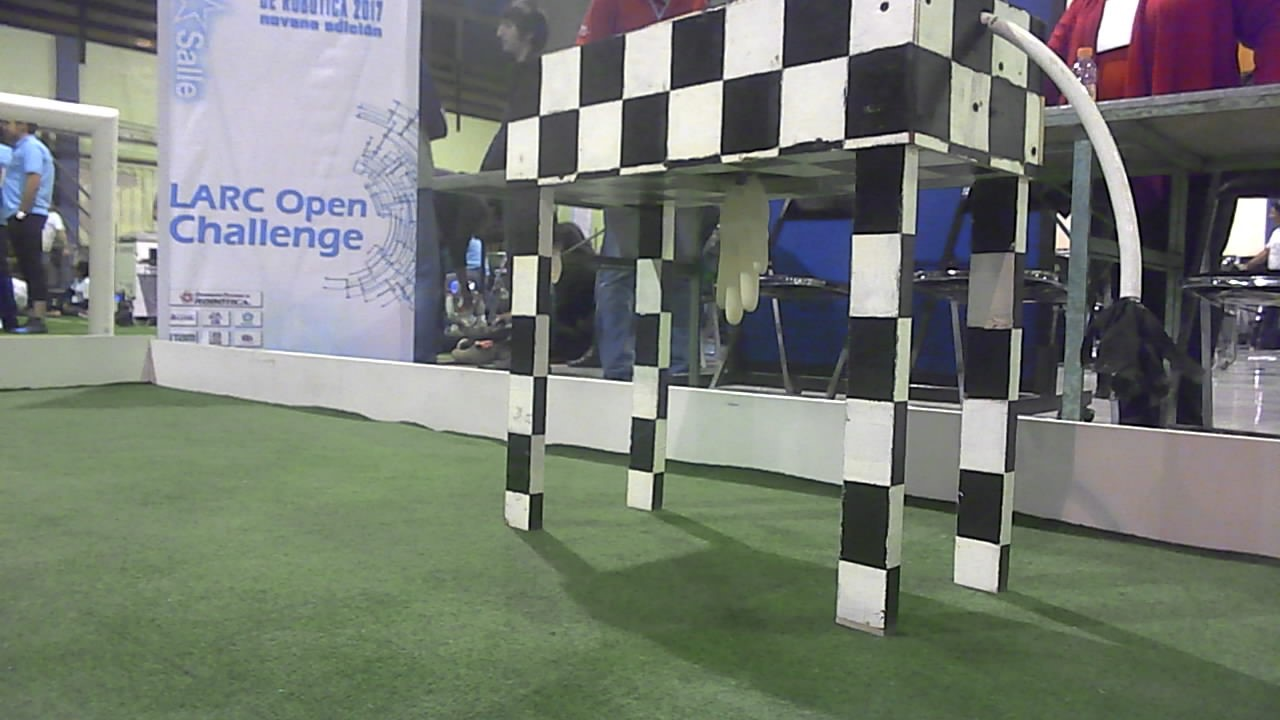
#> input picture Raspberrypi/TestPhotos/1.jpg, 1280 x 720 px
$ python -i Larc_vision_2017.py   (imports and definitions only)   (Python 2 division)
#> lines starting #> are read from the running program, lines starting #| are printed output that depends on the picture; after the words box and inside, x2 and y2 are one past the last pixel; in counts of white or black regions, pixels touching at a corner belong together
#> further down, picture is the input picture: shape (720, 1280, 3); mean B, G, R 115.4, 123.4, 117.6
## This is version 3.0 of LARC 2017 Module of Mexican Team RoBorregos
## which stores functions used by the computer vision squad.
## All rights reserved by Instituo Tecnologico de Monterrey.

## AUTHORS:    Emilio Chavez Madero
##             Alejandro Garza Castro


#############################################
##----------------MAIN LIBS----------------##
#############################################
import cv2
import time
import math
import numpy as np
import random
from copy import deepcopy

#-------------------GLOBAL FOR CALIBRATION-------------------
#Cow square area  #si detecta muchos cuadros
maxSquareArea=1000
minSquareArea=30
#Thresh range for cow squares  #si no detecta suficientes cuadros
minThresh=5
maxThresh=170
steps=5
#Tissue Parameters
eps=35
alpha=20
beta=10


# Simple class to manage individual squares in the image
# ATRIBUTES:
# x = y = w = h = area = level = 0
# topLeftC = topRightC = botLeftC = botRightC = []
class cowSquare:
   ##-----------ATRIBUTES-----------##
   x = y = w = h = area = level = 0
   topLeftC = topRightC = botLeftC = botRightC = []
   ##-------------------------------##

   ##----------METHODS-----------##
   # [10 lines left out: function __init__, not called in this run]
   ##----------------------------##

   ##-----GETs-----##
   def getX(self):
      return self.x
   def getY(self):
      return self.y
   def getW(self):
      return self.w
   def getH(self):
      return self.h
   def getArea(self):
      return self.area
   def getTopLeftC(self):
      return self.topLeftC
   def getTopRightC(self):
      return self.topRightC
   def getBotLeftC(self):
      return self.botLeftC
   def getBotRightC(self):
      return self.botRightC
   def getLevel(self):
      return self.level
   ##--------------##

   ##-----SETs-----##
   def setX(self,xT):
      self.x = xT
   def setY(self,yT):
      self.y = yT
   def setW(self,wT):
      self.w = wT
   def setH(self,hT):
      self.h = hT
   def setArea(self,areaT):
      self.area = areaT
   def setLevel(self,lev):
      self.level = lev
   ##--------------##

   ##-----END of Class 'cowSquare'-----


#############################################
##------------- IMAGE FUNCTIONS------------##
#############################################
# To work over the imageS to get them ready, obatain
# general data and use it in further algorithms

# Does some guassian filtering to remove noise and converts image to gray scale
def clearImage(imgOriginal):

   imGray = cv2.cvtColor(imgOriginal, cv2.COLOR_BGR2GRAY)
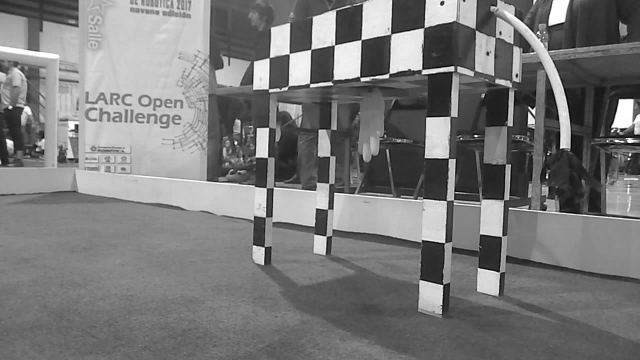
#> imGray: shape (720, 1280) (shown at 1/2 size); min 0, max 255, mean 120.8
   imGray = cv2.GaussianBlur(imGray, (3,3), 2)
   # imGray = cv2.fastNlMeansDenoisingColored(imgOriginal,None,10,10,7,21)

   return imGray

# Binarized the image in respecto to tVal and erodes the image to sepate
# the squares from each other.
# k is kernel size, parameter 'i' is the iterations, both for the erosion
def doThresHold(filteredImage,tVal,k,i):
   _, thres1 = cv2.threshold(filteredImage,tVal,255,cv2.THRESH_BINARY_INV)
   thres1 = cv2.erode(thres1,np.ones((k,k),np.uint8), iterations=i)

   return thres1

# Finds contours in the image and returns them as a numpy list.
# Recieves a simple image as a parameter.
def findContours(img):
   contours, hierarchy = cv2.findContours(img, cv2.RETR_TREE,cv2.CHAIN_APPROX_SIMPLE)
   return contours

# Processes the contours found in order to find squares in the image
# returns a list of objects 'cowsquare' class:
# cowSquare(x,y,w,h,area)
def getGoodSquares(contours,thres,mainC):

   # ----VARIABLES----
   cowSquares = []   # This list is the one that is going to being returned
   # -----------------

   for cnt in contours:
      area = cv2.contourArea(cnt)
      rect = cv2.minAreaRect(cnt)
      w = int(rect[1][0])
      h = int(rect[1][1])
      rect_area = w * h
      final_contours=[]

      # cv2.drawContours(mainC,[cnt],-1,(0,255,0),1)
      # print area
      # cv2.imshow("individual: " ,mainC)

      if(rect_area > 0): # sometimes this value is found
         extent = float(area / rect_area)
         if (extent >= 0.75 and area >= minSquareArea and area <= maxSquareArea):   # tolerance #previos range: 400-8500
            x,y,w,h = cv2.boundingRect(cnt)
            if thres[y + h*0.5,x + w*0.5] == 1.0 and w/h < 3 and h/w < 3:
               tempCowSquare = cowSquare(x,y,w,h,area)    # Create an objet from the 'cowSquare' class
               cowSquares.append(tempCowSquare) # Insert object 'cowSquare' into a list
               cv2.drawContours(mainC,[cnt],-1,(255,0,0),2)
               final_contours.append(cnt)

   return cowSquares,final_contours


# OUT: list of (x,y) coordenates with >= n strongest corners
# [25 lines left out: functions getCorners, cornersMatch, not called in this run]

# Returns distance between two point in the image.
def distance(x1,y1,x2,y2):
  return math.sqrt(pow(x2 - x1,2) + pow(y2 - y1,2))

def distanceSplit(x1,y1,x2,y2):
  return abs(x1-x2), abs(y1-y2), x1<x2, y1<y2

\


#############################################
##------------ DESSISION MAKING------------##
#############################################

#tissue updates
# [108 lines left out: functions doTissue, makeTissue, not called in this run]

# returns a Tissue compossed by cow squares if found, if not empty list
def isThereACow(mainFrame):
   maxLenT = [] # maximumLenghtTissue
   allSquares = [] # Store in each iteration of the binarization the squares found in the image
   minNumSquares = 4
   # iterate to get max squares from the image
   # best way so far to counter ligh strokes
   filteredFrame = clearImage(mainFrame)
   equalizedFrame = cv2.equalizeHist(filteredFrame)
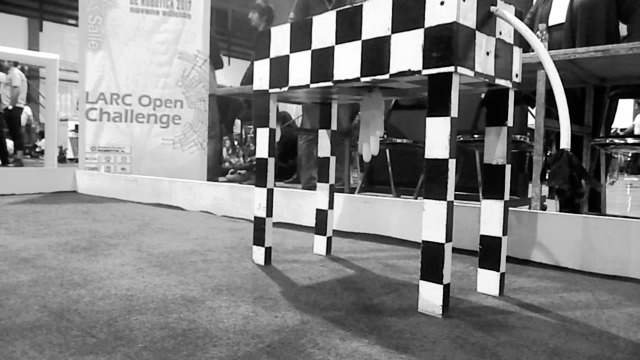
#> equalizedFrame: shape (720, 1280) (shown at 1/2 size); min 0, max 255, mean 128.3
   print "starting bin values"

   for binValueT in range(minThresh,maxThresh,steps):

      cp0 = cp1 = cp2 = deepcopy(equalizedFrame)
      main_copy2=mainFrame.copy()

      thresFrame0 = doThresHold(cp0, binValueT,7,1)
      #cv2.imshow("thres0: ", thresFrame0)
      #cv2.waitKey(150)
      contours0 = findContours(thresFrame0)
      cowRectangles0,_ = getGoodSquares(contours0,thresFrame0,mainFrame)
      findEquals(allSquares,cowRectangles0,15)

      thresFrame1 = doThresHold(cp1, binValueT,3,3) # Thresholds the image and erodes it
      contours1 = findContours(thresFrame1) # Finds all the contours inside the image
      cowRectangles1,_ = getGoodSquares(contours1,thresFrame1,mainFrame) # From contours, extract possile cow squares
      findEquals(allSquares,cowRectangles1,15)

      thresFrame2 = doThresHold(cp2, binValueT,5,2)
      contours2 = findContours(thresFrame2)
      cowRectangles2,_ = getGoodSquares(contours2,thresFrame2,mainFrame)
      findEquals(allSquares,cowRectangles2,15)

      del cp0
      del cp1
      del cp2
#> this loop made 1 pass
#> pass 1, in doThresHold, `_, thres1 = cv2.threshold(filteredImage,tVal,255,cv2.THRESH_BINARY_INV)`:
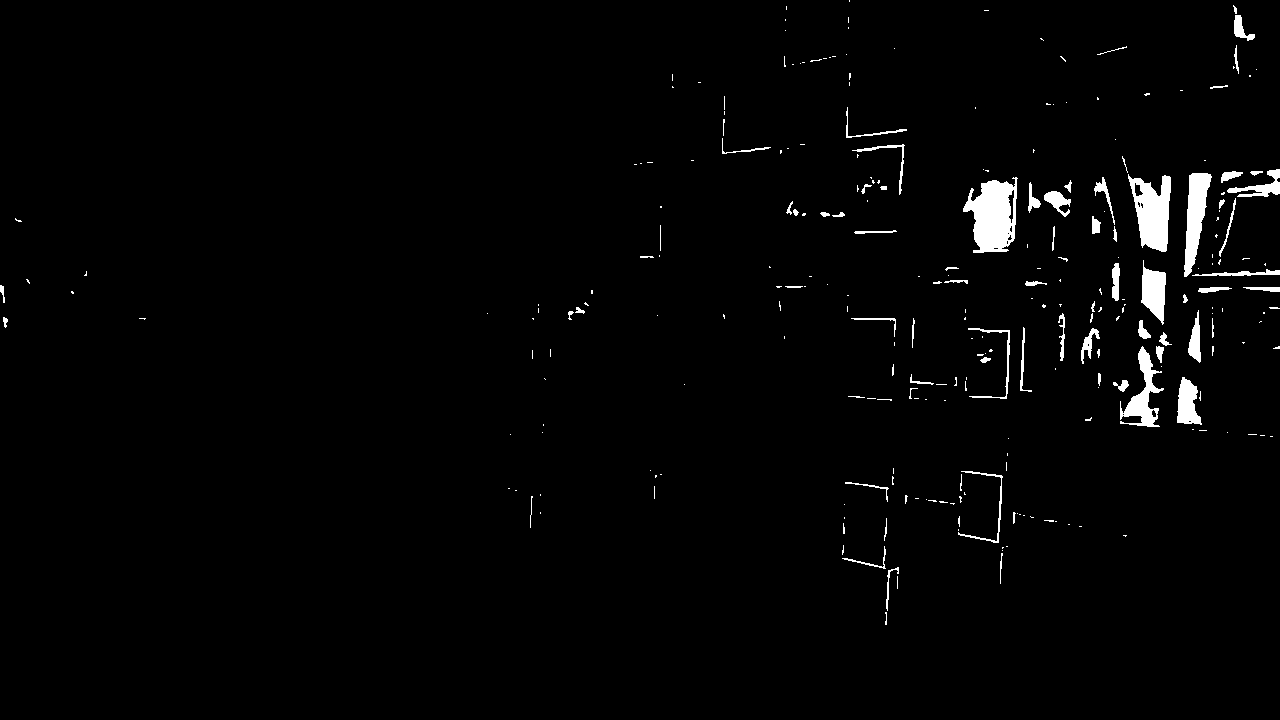
#> thres1: shape (720, 1280); 1.9% white; 272 white regions (194 under 20 px), largest, box (x1, y1, x2, y2) and area: (963, 177, 1018, 253) 2742, (1128, 174, 1171, 252) 2094, (1184, 173, 1212, 277) 1548
#> pass 1, in doThresHold, `thres1 = cv2.erode(thres1,np.ones((k,k),np.uint8), iterations=i)`:
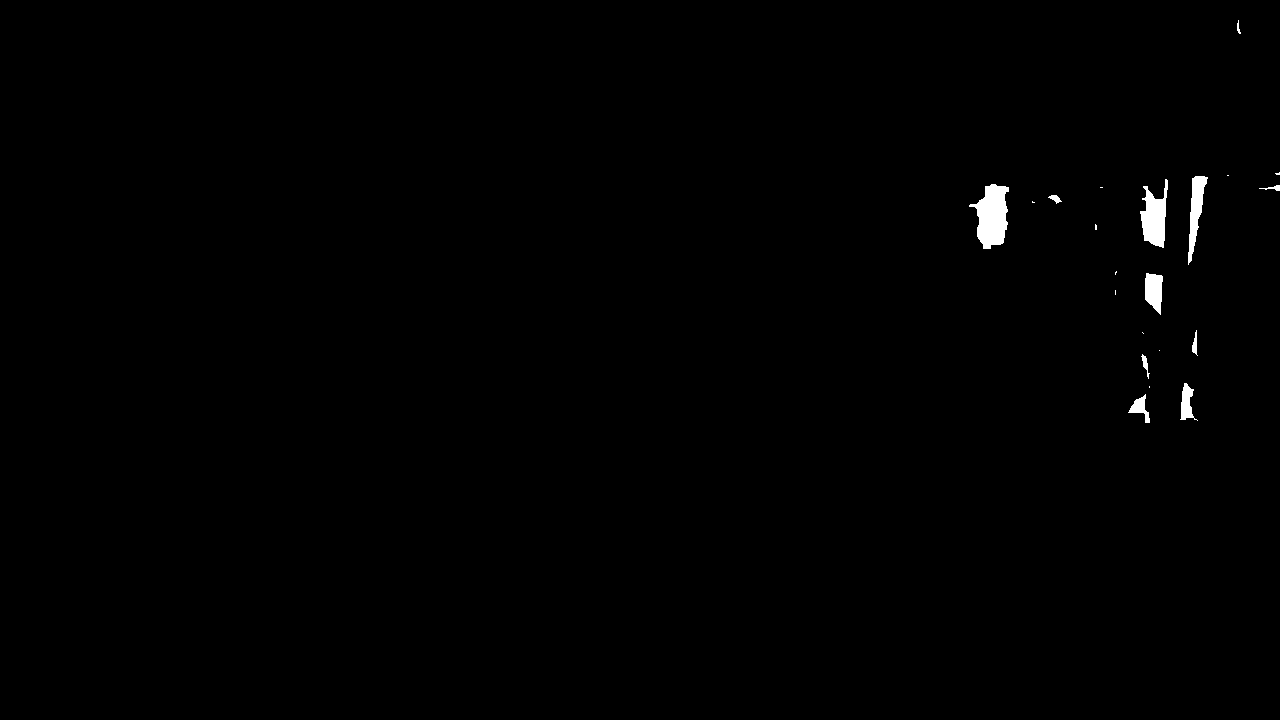
#> thres1: shape (720, 1280); 0.55% white; 21 white regions (10 under 20 px), largest, box (x1, y1, x2, y2) and area: (969, 184, 1009, 249) 1631, (1140, 179, 1168, 248) 1144, (1188, 176, 1208, 265) 791

   print "donde with bin values"
   if len(allSquares) > minNumSquares:
      tempAllSquares = deepcopy(allSquares)
      maxLenT = doTissue(tempAllSquares)
      for sqr in maxLenT:
         cv2.rectangle(mainFrame, (sqr.getTopLeftC()[0],sqr.getTopLeftC()[1]), (sqr.getBotRightC()[0],sqr.getBotRightC()[1]), (127,50,127), 2)
      #    cv2.imshow("squares of " + str(binValueT),main_copy2)
      #    cv2.waitKey(5)

      if len(maxLenT) > minNumSquares:
         return True,maxLenT,allSquares

   return False,[],[]

# cSquares is a multidimensional list: [[x1,y1],[x2,y2],...,[xN,yN]]
# These lists and variables are used to calculate A and B
# to get a polynomial of 1st grade: y = Ax + B
# [190 lines left out: functions ajusteDeCurvas, calcCowLimits, distanceBCorners, findEquals, isCowMilkeable, sortList and 2 more, not called in this run]


#############################################
##--------------  PRINTS ------------##
#############################################

def printContourCoords(cx,cy,x,y):
   print "Center: %d, %d   LeftTopCorner: %d, %d" % (cx,cy,x,y)

# [46 lines left out: functions drawCowSquares, drawSlope, drawGreatestTissue, drawLimits, not called in this run]

>>> import cv2
>>> picture = cv2.imread('TestPhotos/1.jpg')
#> (the run stopped early here; a loop or call above may not have finished)

$ run again, on Raspberrypi/TestPhotos/10.jpg
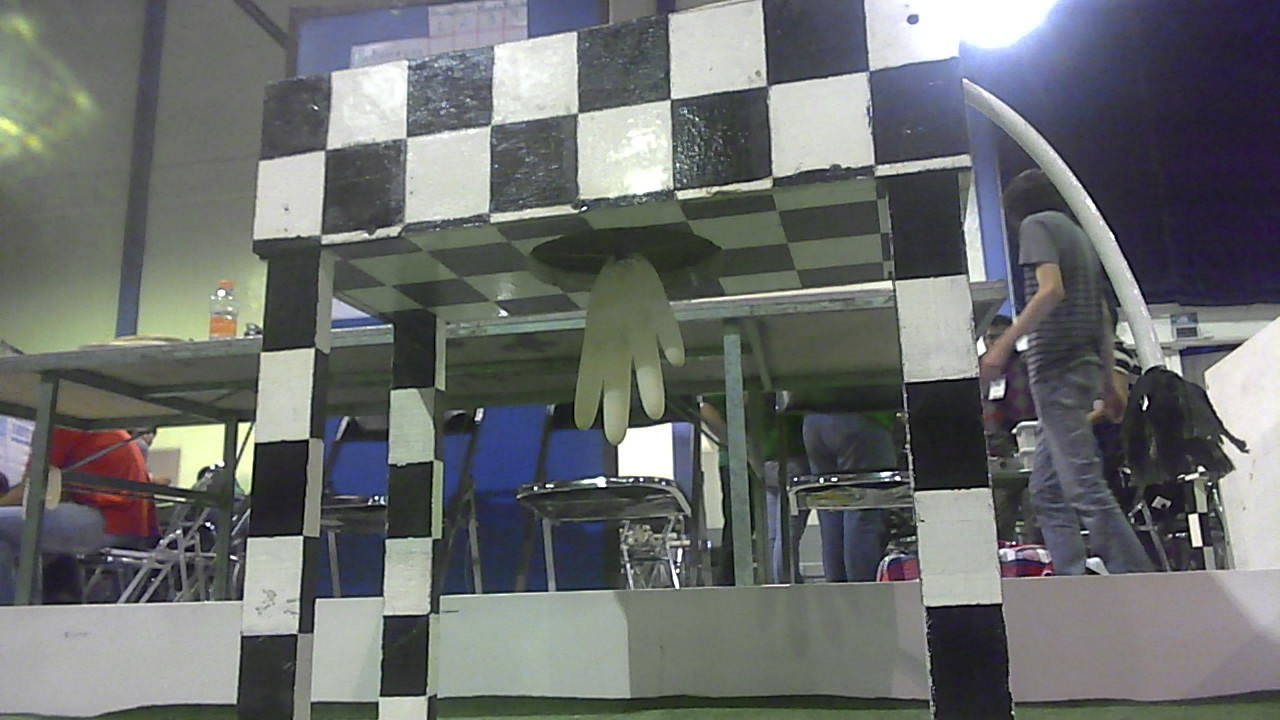
#> input picture Raspberrypi/TestPhotos/10.jpg, 1280 x 720 px
#> picture is the input picture: shape (720, 1280, 3); mean B, G, R 109.4, 109.7, 106.9
#> in isThereACow, `equalizedFrame = cv2.equalizeHist(filteredFrame)`:
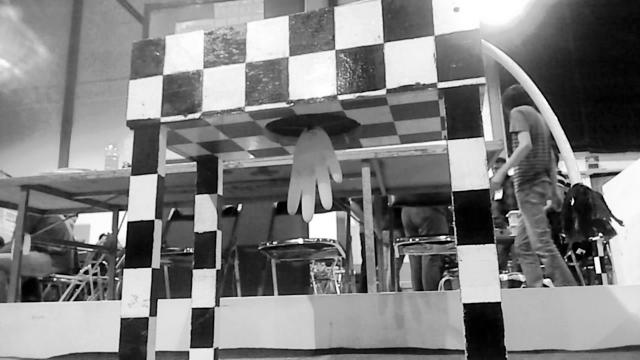
#> equalizedFrame: shape (720, 1280) (shown at 1/2 size); min 0, max 255, mean 128.3
#> the loop in isThereACow, `for binValueT in range(minThresh,maxThresh,steps): ` made 1 pass
#> pass 1, in doThresHold, `thres1 = cv2.erode(thres1,np.ones((k,k),np.uint8), iterations=i)`:
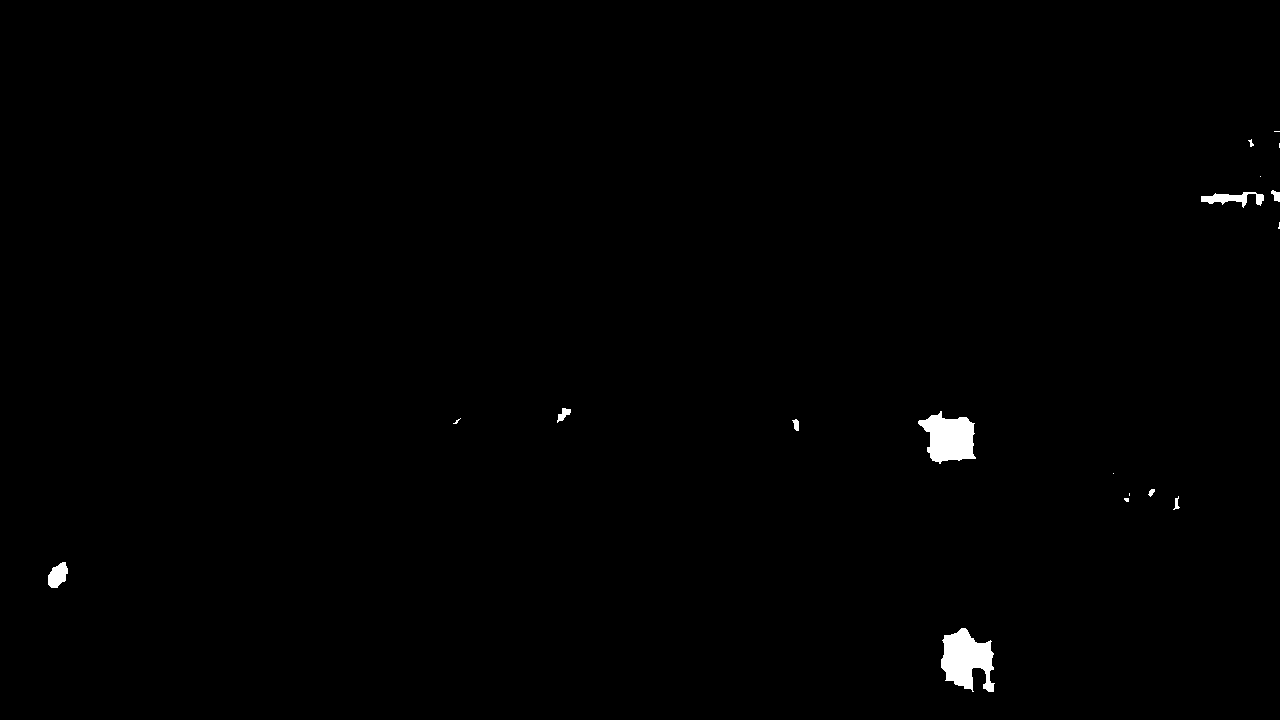
#> thres1: shape (720, 1280); 0.59% white; 18 white regions (8 under 20 px), largest, box (x1, y1, x2, y2) and area: (941, 628, 995, 692) 2208, (918, 411, 976, 464) 2000, (1201, 192, 1264, 208) 465

$ run again, on Raspberrypi/TestPhotos/11.jpg
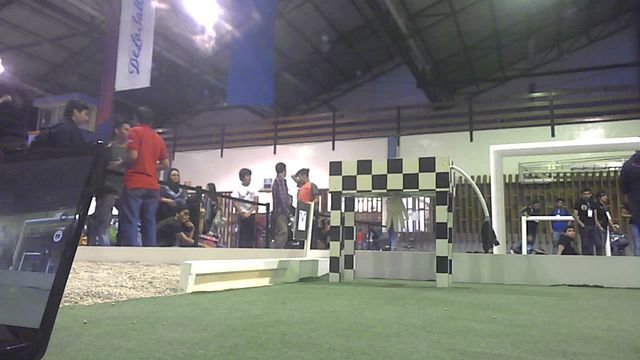
#> input picture Raspberrypi/TestPhotos/11.jpg, 640 x 360 px
#> picture is the input picture: shape (360, 640, 3); mean B, G, R 113.3, 117, 115.5
#> the loop in isThereACow, `for binValueT in range(minThresh,maxThresh,steps): ` made 2 passes
#> pass 1, in doThresHold, `thres1 = cv2.erode(thres1,np.ones((k,k),np.uint8), iterations=i)`:
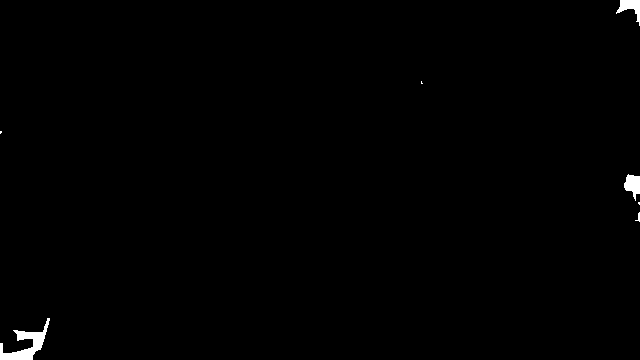
#> thres1: shape (360, 640); 0.56% white; 7 white regions (3 under 20 px), largest, box (x1, y1, x2, y2) and area: (0, 318, 50, 360) 719, (624, 174, 640, 201) 267, (616, 0, 640, 26) 263, (635, 212, 640, 222) 21
#> after the loop in isThereACow, `for binValueT in range(minThresh,maxThresh,steps):`:
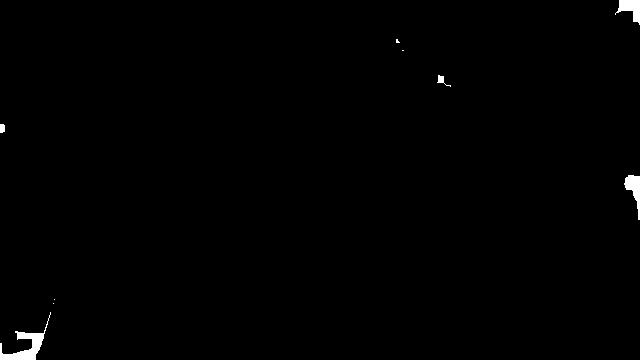
#> thresFrame2: shape (360, 640); 0.6% white; 9 white regions (4 under 20 px), largest, box (x1, y1, x2, y2) and area: (0, 312, 51, 360) 626, (624, 175, 640, 220) 327, (615, 0, 640, 25) 324, (437, 75, 451, 87) 53, (0, 124, 5, 133) 42
